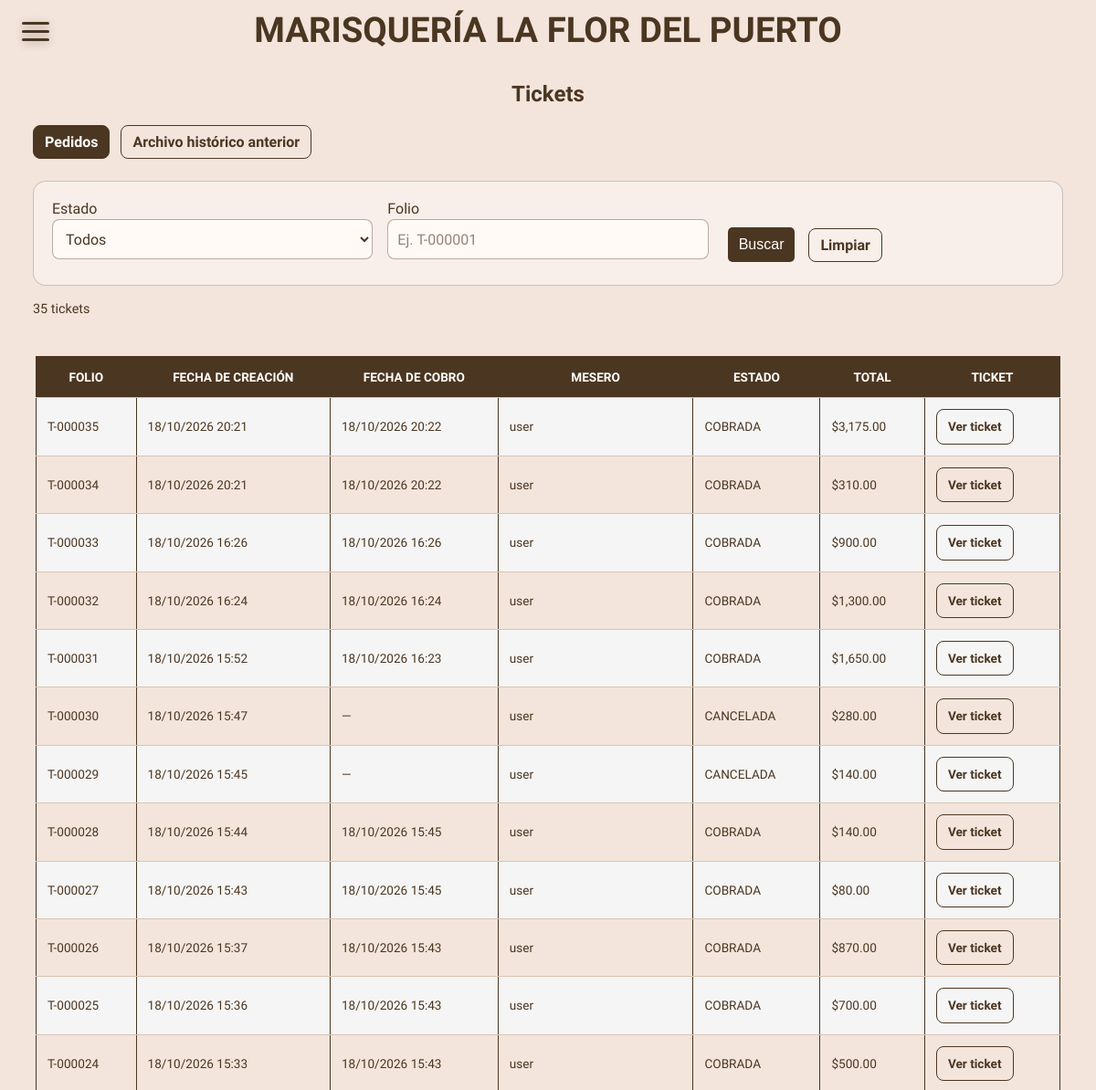
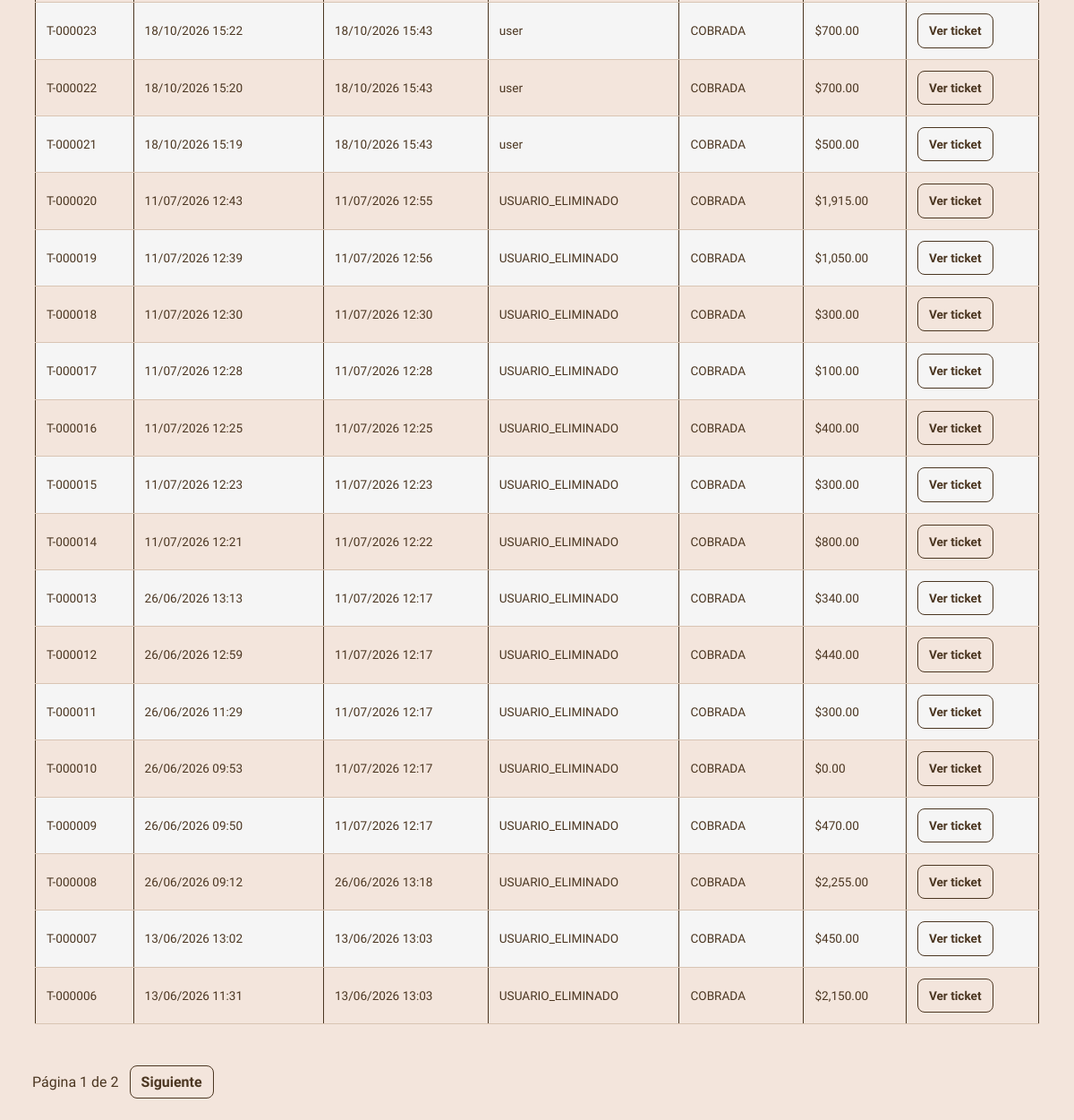
Before: /tickets (signed in) with the older database file (2 pictures, top to bottom).
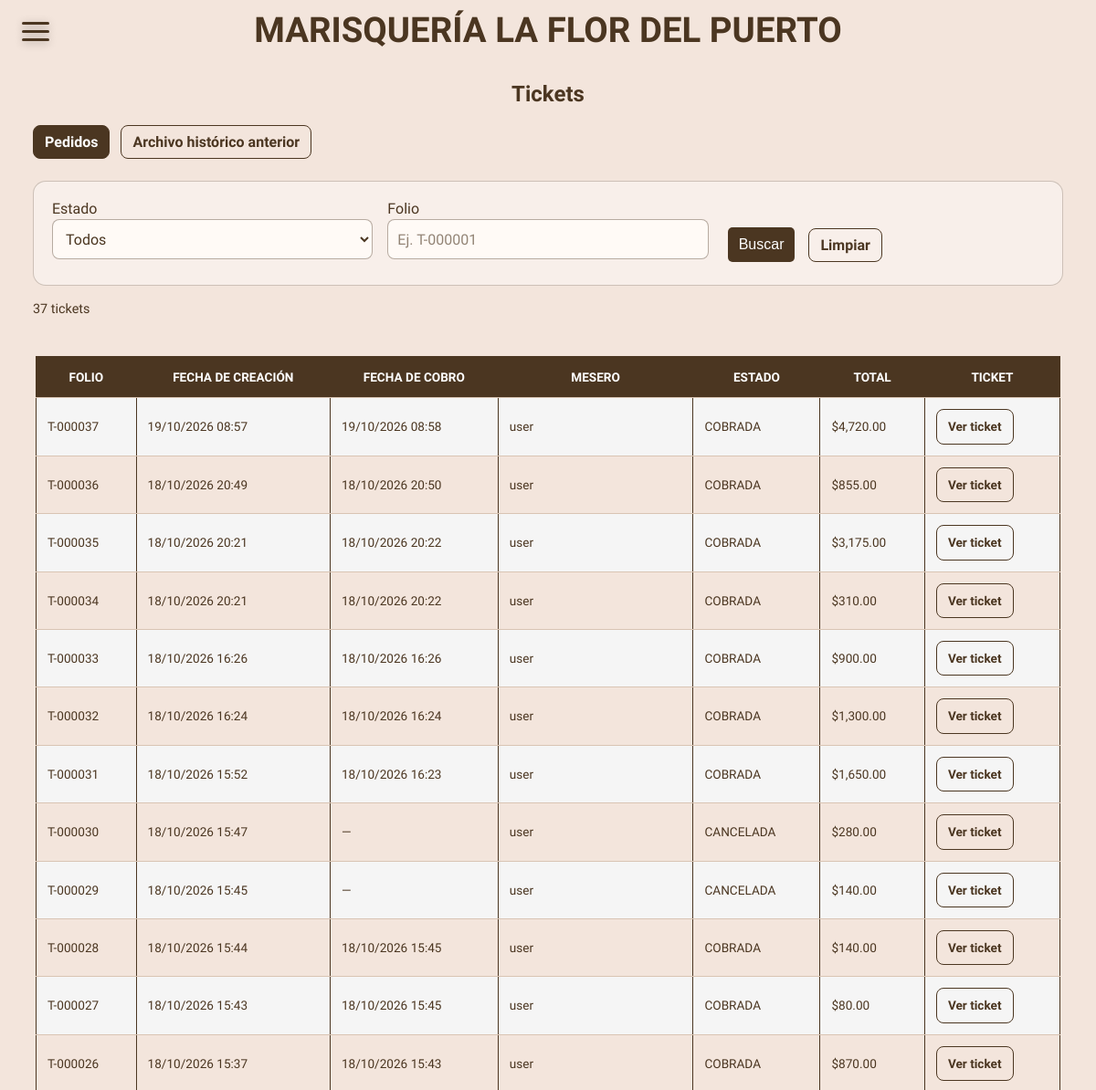
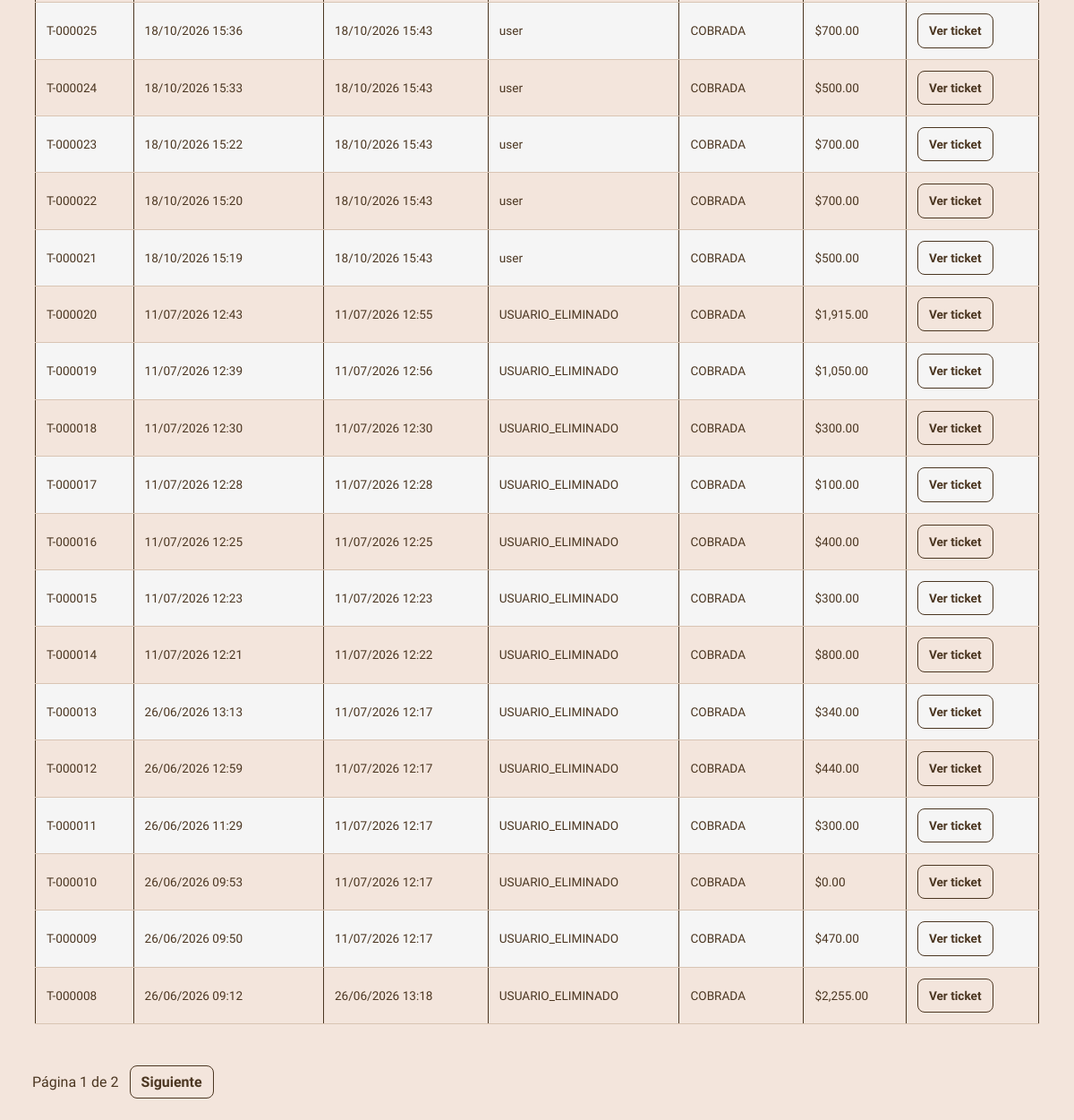
After: the same page with the newer database file (2 pictures, top to bottom).
### models.py (models this page shows)
class Pedidos(db.Model):
    id = db.Column(db.Integer, primary_key=True)
    folio = db.Column(db.String(20), unique=True, nullable=True)
    solicitud_id = db.Column(db.String(64), unique=True, nullable=True)
    estado = db.Column(db.String(20), default='ABIERTA')  # ABIERTA, ENVIADA_A_CAJA, COBRADA, CANCELADA
    state = db.Column(db.String(20), default='pendiente')  # Mantener por compatibilidad
    fecha = db.Column(db.DateTime, default=datetime.now)
    fecha_cobro = db.Column(db.DateTime, nullable=True)
    products = db.Column(db.JSON)
    total = db.Column(db.Float)
    usuario_id = db.Column(db.String(80), db.ForeignKey('users.username'), nullable=False)
    metodo_pago = db.Column(db.String(20), nullable=True)
    monto_efectivo = db.Column(db.Float, nullable=True)
    monto_transferencia = db.Column(db.Float, nullable=True)
    cajero_id = db.Column(db.String(80), db.ForeignKey('users.username'), nullable=True)

### app.py (the view)
        def wrapped(*args, **kwargs):
            if 'username' not in session:
                return redirect(url_for('login'))
            if session.get('tipo_usuario') not in allowed_roles:
                abort(403)
            return f(*args, **kwargs)

### app.py (called while the page is built)
def csrf_token():
    if '_csrf_token' not in session:
        session['_csrf_token'] = secrets.token_urlsafe(32)
    return session['_csrf_token']

def usuario_actual():
    usuario = Users.query.filter_by(username=session.get('username'), activo=True).populate_existing().first()
    if not usuario or session.get('version_sesion', 0) != usuario.version_sesion:
        return None
    return usuario

@app.after_request
def cabeceras_seguridad(respuesta):
    respuesta.headers['X-Content-Type-Options'] = 'nosniff'
    respuesta.headers['X-Frame-Options'] = 'DENY'
    respuesta.headers['Referrer-Policy'] = 'same-origin'
    if request.endpoint != 'static':
        respuesta.headers['Cache-Control'] = 'no-store'
    return respuesta

def role_required(*allowed_roles):
    def decorator(f):
        def wrapped(*args, **kwargs):
            if 'username' not in session:
                return redirect(url_for('login'))
            if session.get('tipo_usuario') not in allowed_roles:
                abort(403)
            return f(*args, **kwargs)
        wrapped.__name__ = f.__name__
        wrapped.allowed_roles = allowed_roles
        return wrapped
    return decorator

### templates/tickets.html (shortened to what this page needs)
{% extends 'base.html' %}
{% block content %}
<section class="ventas-pagina">
    <h2>Tickets</h2>
    <nav class="tickets-pestanas" aria-label="Origen de tickets">
        <a class="auditoria-ver-ticket" href="{{ url_for('tickets') }}" {% if not archivo %}aria-current="page"{% endif %}>Pedidos</a>
        <a class="auditoria-ver-ticket" href="{{ url_for('tickets', archivo=1) }}" {% if archivo %}aria-current="page"{% endif %}>Archivo histórico anterior</a>
    </nav>
    {% if archivo %}
    <p class="ventas-subtitulo">Tickets conservados del histórico anterior. Pueden coincidir con pedidos actuales y no se suman a los reportes de ventas.</p>
    {% else %}
    <form method="GET" class="auditoria-filtros ventas-filtros">
        <div><label for="ticketEstado">Estado</label><select name="estado" id="ticketEstado">
            <option value="">Todos</option>
        </select></div>
        <div><label for="ticketFolio">Folio</label><input type="search" name="folio" id="ticketFolio" value="{{ folio }}" placeholder="Ej. T-000001"></div>
        <div class="auditoria-filtros__acciones"><button type="submit" class="btn">Buscar</button><a class="auditoria-ver-ticket" href="{{ url_for('tickets') }}">Limpiar</a></div>
    </form>
    {% endif %}
    <p class="ventas-subtitulo">{{ paginacion.total }} tickets</p>
    <div class="ventas-tabla-scroll"><table class="tickets-tabla">
        <thead><tr><th>Folio</th><th>{{ 'Fecha de registro' if archivo else 'Fecha de creación' }}</th><th>Fecha de cobro</th><th>Mesero</th><th>Estado</th><th>Total</th><th>Ticket</th></tr></thead>
        <tbody>{% for ticket in paginacion.items %}<tr>
            <td>{{ 'Archivo-' ~ ticket.id if archivo else ticket.folio or ticket.id }}</td>
            <td>{{ ticket.fecha.strftime('%d/%m/%Y %H:%M') if ticket.fecha else 'No registrada' }}</td>
            <td>{% if archivo %}No registrada{% else %}{{ ticket.fecha_cobro.strftime('%d/%m/%Y %H:%M') if ticket.fecha_cobro else '—' }}{% endif %}</td>
            <td>{{ 'No registrado' if archivo else ticket.usuario_id }}</td>
            <td>{{ 'Histórico' if archivo else ticket.estado }}</td>
            <td>${{ '{:,.2f}'.format(ticket.total or 0) }}</td>
            <td><a class="auditoria-ver-ticket" target="_blank" rel="noopener" href="{{ url_for('ticket_archivo', ticket_id=ticket.id) if archivo else url_for('ticket_auditoria', pedido_id=ticket.id) }}">Ver ticket</a></td>
        </tr>{% else %}<tr><td colspan="7">No hay tickets que coincidan con la búsqueda.</td></tr>{% endfor %}</tbody>
    </table></div>
    <nav class="tickets-pestanas" aria-label="Páginas de tickets">
        <span>Página {{ paginacion.page }} de {{ paginacion.pages or 1 }}</span>
        {% if paginacion.has_next %}<a class="auditoria-ver-ticket" href="{{ url_for('tickets', pagina=paginacion.next_num, archivo=1 if archivo else 0, estado=estado, folio=folio) }}">Siguiente</a>{% endif %}
    </nav>
</section>
{% endblock %}

Changed rows visible on the page:
no longer on this page (row unchanged): Pedidos: folio "T-000007", fecha "13/06/2026 13:02", fecha_cobro "13/06/2026 13:03", usuario "USUARIO_ELIMINADO", estado "COBRADA", total "450.00"
no longer on this page (row unchanged): Pedidos: folio "T-000006", fecha "13/06/2026 11:31", fecha_cobro "13/06/2026 13:03", usuario "USUARIO_ELIMINADO", estado "COBRADA", total "2,150.00"
added Pedidos: folio "T-000037", fecha "19/10/2026 08:57", fecha_cobro "19/10/2026 08:58", usuario "user", estado "COBRADA", total "4,720.00"
added Pedidos: folio "T-000036", fecha "18/10/2026 20:49", fecha_cobro "18/10/2026 20:50", usuario "user", estado "COBRADA", total "855.00"
Other visible differences:
{{ paginacion.total }}: "35" → "37"
